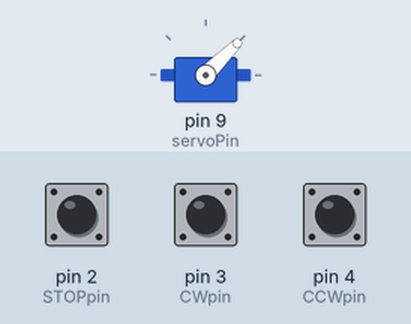
The sketch below on a simulated Arduino Uno, built with avr-gcc and run on an emulated ATmega328P. On the bench: servo. The test bench sets the inputs (shaded band); at power-on: pin 3 (CWpin) HIGH, pin 4 (CCWpin) HIGH, pin 2 (STOPpin) HIGH.

Above: at 1.2 s.
1.3 s: pin 3 (CWpin) pulled LOW for 0.15 s
At 2.0 s:
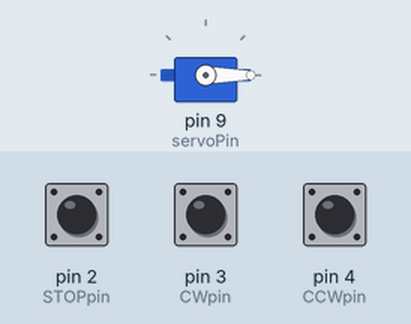
2.9 s: pin 4 (CCWpin) pulled LOW for 0.15 s
At 3.2 s:
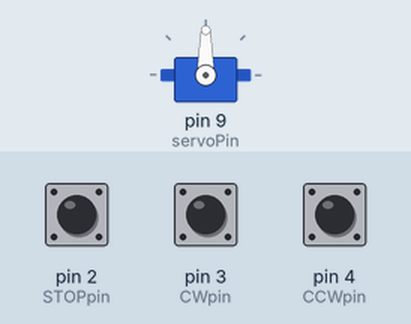
4.5 s: pin 2 (STOPpin) pulled LOW for 0.15 s
At 5.7 s:
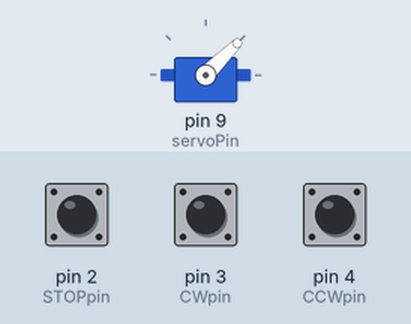
6.1 s: pin 3 (CWpin) pulled LOW for 1 s
At 6.9 s:
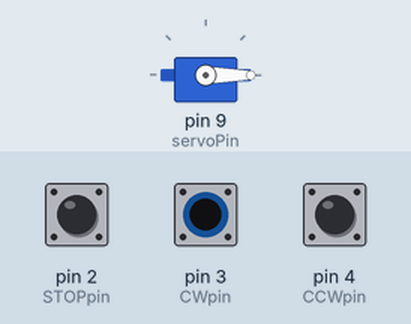
Timing chart, 0 to 9.1 s (numbered marks = the images above; inputs shaded):
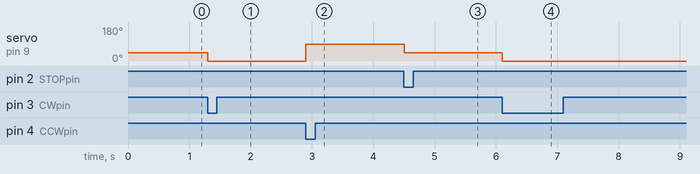

The sketch:

servo_les_8.ino
```cpp
#include <Servo.h>

Servo myservo;

int servoPin = 9;


#define STOPpin 2
#define CWpin 3
#define CCWpin 4

int sc[]={90, 45, 0};
//CCW, STOP,CW

String scText[]={"CCW","Stop","CW"};
int statusText;
int CWBS, CCWBS, SBS;


void setup() {
  Serial.begin(9600);
  pinMode(STOPpin,INPUT_PULLUP);
  pinMode(CCWpin,INPUT_PULLUP);
  pinMode(CWpin,INPUT_PULLUP);

  myservo.attach(servoPin);
  myservo.write(sc[1]);
  statusText=1;
}


void loop() {

  CCWBS = digitalRead(CCWpin);
  SBS = digitalRead(STOPpin);
  CWBS = digitalRead(CWpin);

  if(CCWBS ==LOW)
  {
    servoCommand(0);
  }else if(SBS ==LOW)
  {
    servoCommand(1);
  }else if(CWBS ==LOW)
  {
    servoCommand(2);
  }


  delay(50);
}


void servoCommand(int n)
{
  statusText = n;
  myservo.write(sc[n]);

}
```

Measured:
- after the input at 1.3 s, servo on pin 9 (servoPin): 45° → 0° at once
- after the input at 2.9 s, servo on pin 9 (servoPin): 0° → 90° at once
- after the input at 4.5 s, servo on pin 9 (servoPin): 90° → 45° at once
- after the input at 6.1 s, servo on pin 9 (servoPin): 45° → 0° at once
